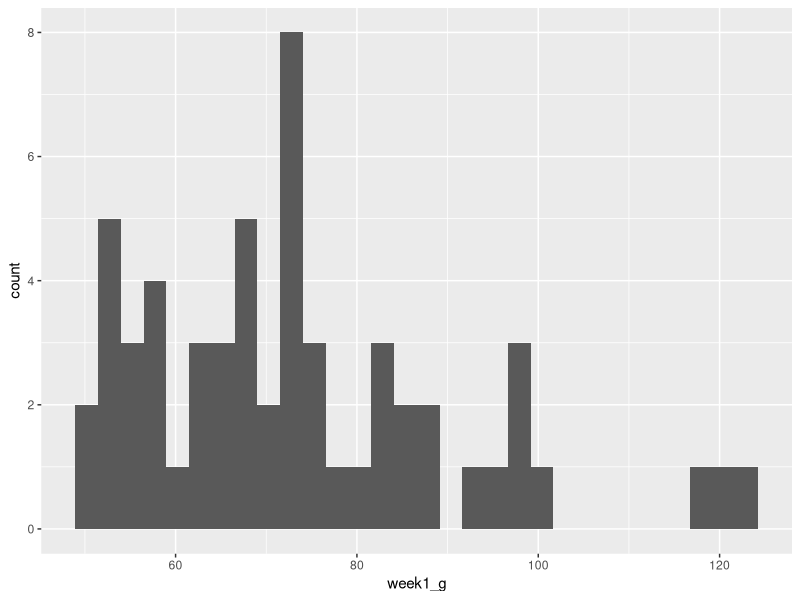
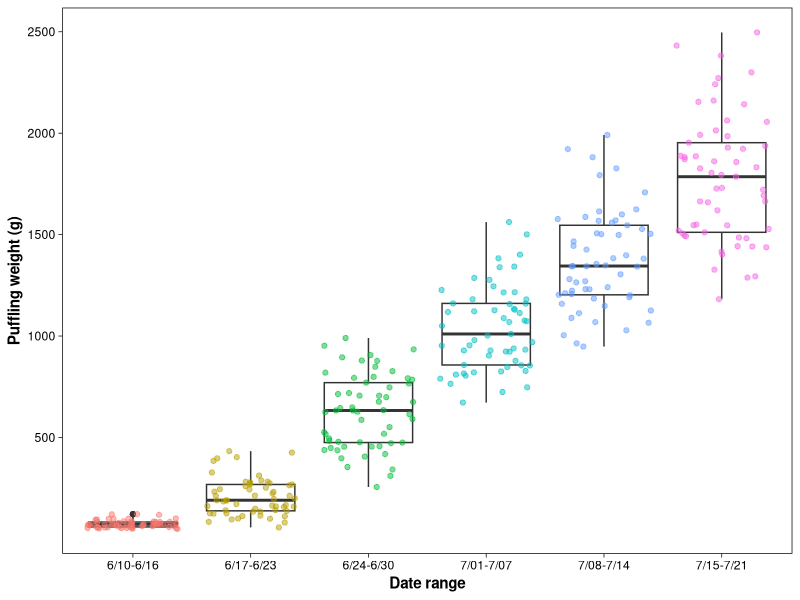
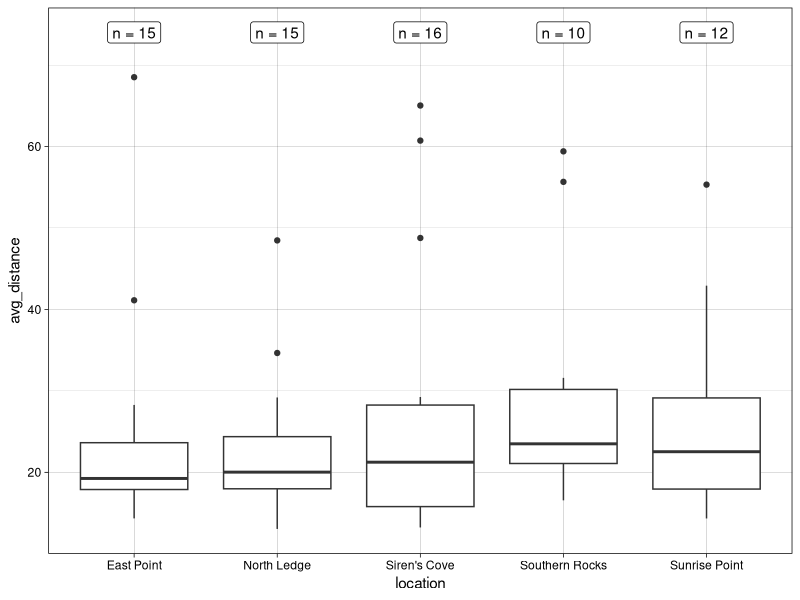
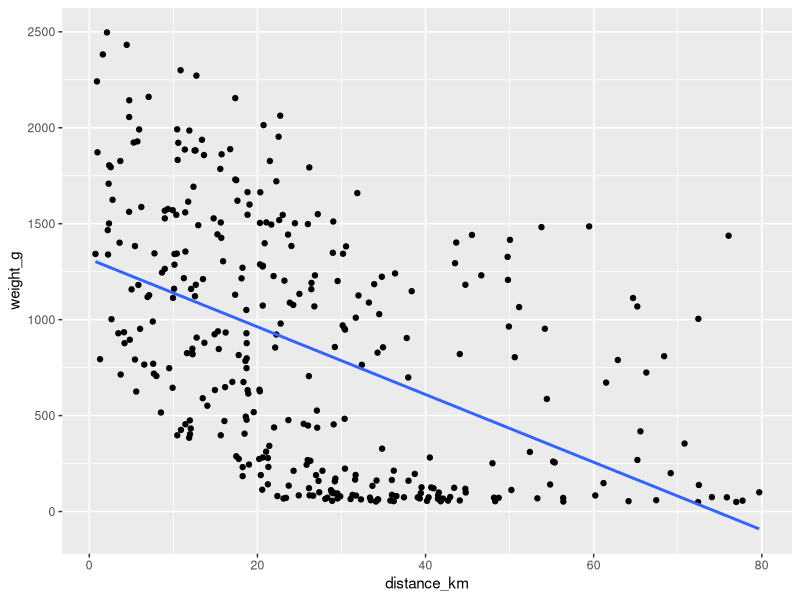
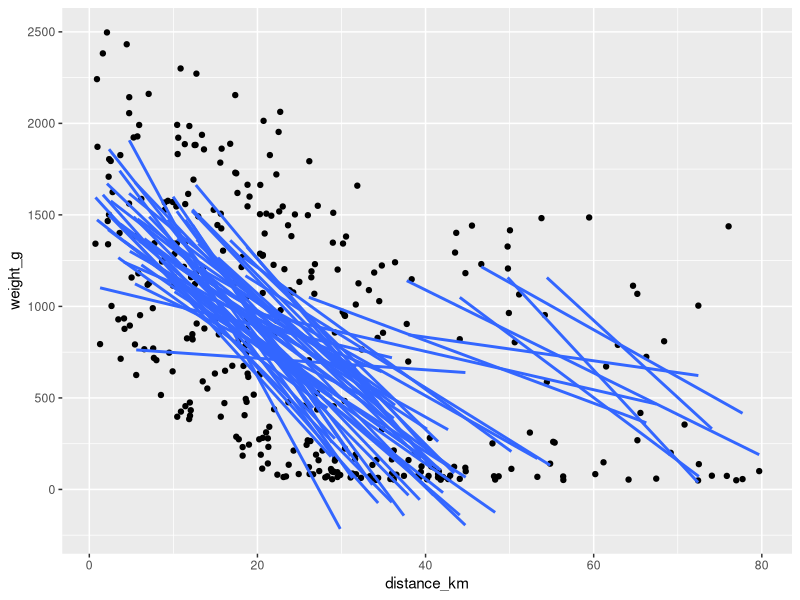
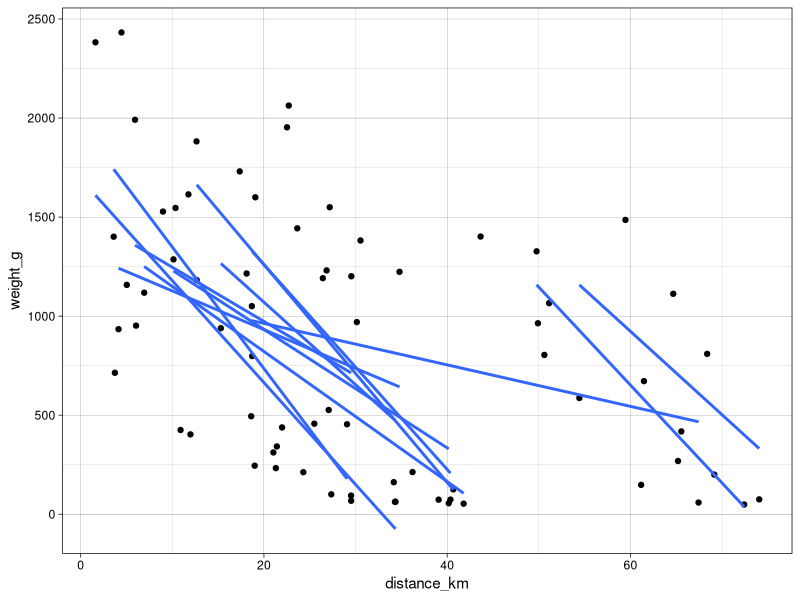
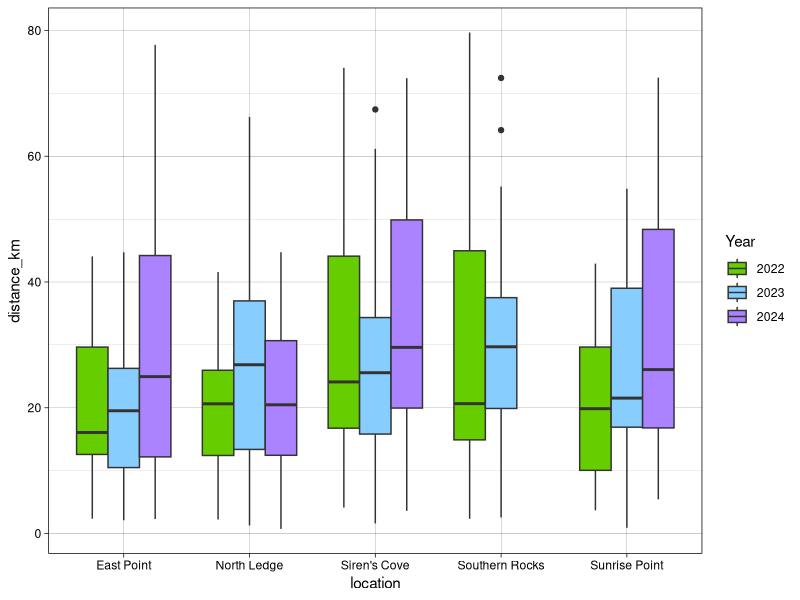
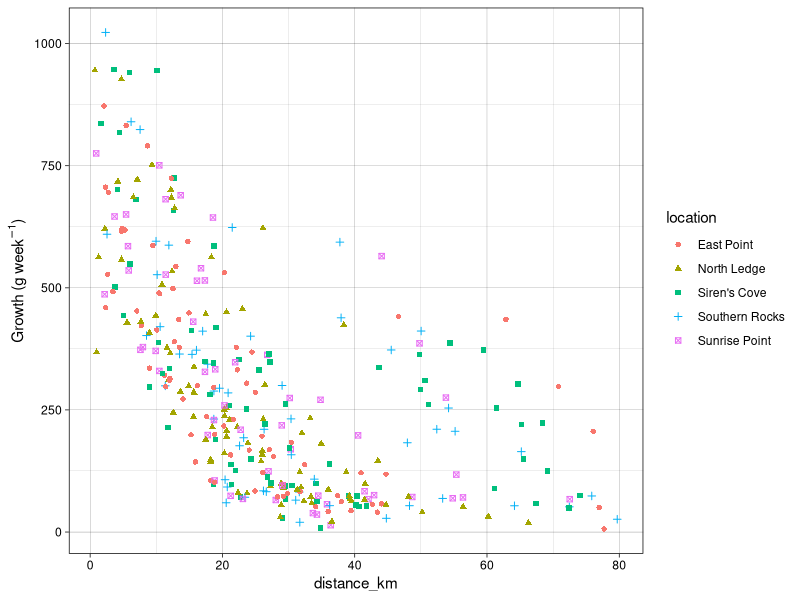

Reproduce these figures in R, in order. (Note: this script raises an error after producing the figures.)
## ---- chunk 1
# install.packages("tidyverse")

library(tidyverse) # this includes ggplot2, dplyr, tidyr, stringr, and more!
library(glue)
## ---- chunk 2
setwd("~/Desktop/Repos/2024-afo.sco.wos-tidyverse-workshop")

pufflings <- read_csv("data/puffling_weights.csv")
puffins <- read_csv("data/Fratercula_foraging.csv")
dates <- read_csv("data/Fratercula_sampling_dates.csv")
## ---- chunk 3
# a very basic visual
ggplot() +
  geom_histogram(data = pufflings, aes(x = week1_g))

pufflings <- pufflings %>%
  
  # "tidy" data by splitting each data point into its own row
  pivot_longer(cols = starts_with("week"),
               names_to = "week",
               values_to = "weight_g") %>%
  
  # intro to regular expressions: extract just the number out of each "weekX" label
  mutate(week = str_extract(week, "[0-9]"))

weeks <- dates %>%
  
  # "tidy" date data to prepare for further transformation
  pivot_longer(cols = everything(),
               names_to = "week",
               names_prefix = "week",   # this removes the specified prefix from each column name
               values_to = "date") %>%
  
  # output the first and last day in each week bracket
  group_by(week) %>%
  summarise(start = min(date),
            end = max(date)) %>%
  
  # create a new column from the above data
  mutate(label = glue("{start}-{end}")) # this is equivalent to `mutate(label = paste0(start, "-", end))`

# remove the leading zeros from the dates for ease of human-readability
weeks$label <- str_remove_all(weeks$label, "^0|(?<=-)0")

# create a more well-developed plot
ggplot(pufflings, aes(x = week, y = weight_g)) +
  # add a boxplot layer
  geom_boxplot() +
  
  # using the same data, layer points on top of boxplots & set the color variable to `week`
  # (this is more an aesthetic choice rather than particularly meaningful)
  geom_jitter(aes(col = week), alpha = 0.5) +
  
  # change the x-axis labels to those developed above
  scale_x_discrete(labels = weeks$label) +
  
  # change the y-axis scale
  scale_y_continuous(breaks = seq(500, 2500, by = 500)) +
  
  # change the axis labels
  labs(x = "Date range", y = "Puffling weight (g)") +
  
  # rotate the plot
  #coord_flip() +
  
  # change the theme
  theme_linedraw() +
  #theme_classic() +
  
  # customize particular aspects of the theme: remove the background grid and the (redundant) legend
  theme(panel.grid = element_blank(),
        axis.title = element_text(face = "bold"),
        legend.position = "none")

ggsave("figures/puffling_growth.png", width = 6, height = 8, units = "in", dpi = 600)
## ---- chunk 4
# average each adult's foraging distances across all six weeks
puffin_avgs <- puffins %>%
  rowwise() %>%
  summarise(nest = nest,
            location = location,
            avg_distance = mean(c_across(starts_with("week"))))

sample_sizes <- puffin_avgs %>%
  group_by(location) %>%
  summarise(number = n())

ggplot(puffin_avgs, aes(x = location, y = avg_distance)) +
  geom_boxplot() +
  # geom_text(data = sample_sizes, aes(label = paste("n =", number),
  #                                    x = location,
  #                                    y = round(max(puffin_avgs$avg_distance, na.rm = TRUE)) + 5)) +
  geom_label(data = sample_sizes, aes(label = paste("n =", number),
                                     x = location,
                                     y = round(max(puffin_avgs$avg_distance, na.rm = TRUE)) + 5)) +
  theme_linedraw()
## ---- chunk 5
# tidy adult puffin data
puffins <- pivot_longer(puffins,
                        cols = starts_with("week"),
                        names_to = "week",
                        values_to = "distance_km") %>%
  
  # extract digits from character strings
  mutate(week = str_extract(week, "[0-9]"))

# merge adult and puffling data frames by common variables
puffins_combined1 <- left_join(puffins, pufflings, join_by(nest == chick, location, week))

puffins_combined2 <- left_join(pufflings, puffins, join_by(chick == nest, location, week))

puffins_combined <- right_join(puffins, pufflings, join_by(nest == chick, location, week))

# visualize newly merged data
ggplot(puffins_combined, aes(x = distance_km, y = weight_g)) +
  geom_point() +
  
  # add a linear regression line
  geom_smooth(method = "lm", se = FALSE)

# plot the same thing but creating separate trend lines for each nest
ggplot(puffins_combined, aes(x = distance_km, y = weight_g, group = nest)) +
  geom_point() +
  geom_smooth(method = "lm", se = FALSE)

puffins_combined %>%
  filter(location == "Siren's Cove") %>%
  ggplot(aes(x = distance_km, y = weight_g, group = nest)) +
  geom_point() +
  geom_smooth(method = "lm", se = FALSE) +
  theme_linedraw()
## ---- chunk 6
puffins_combined <- puffins_combined %>%
  mutate(year = case_when(str_detect(nest, "A[A-Z]") ~ 2023,
                          str_detect(nest, "B[A-Z]") ~ 2024,
                          .default = 2022))

# plot annual variation in foraging distances
puffins_combined %>%
  
  # add in missing combination(s) of location & year for consistent boxplot spacing!
  complete(location, year) %>%
  
  # ^note that this above is piped directly into ggplot
  ggplot(aes(x = location, y = distance_km, fill = as.factor(year))) +
  geom_boxplot(position = position_dodge(preserve = "single")) +
  scale_fill_manual(values = c("chartreuse3", "skyblue1", "mediumpurple1"),
                    name = "Year") +
  theme_linedraw()

# calculate the pufflings' weight change from week to week
puffins_combined <- puffins_combined %>%
  group_by(nest) %>%
  mutate(growth = weight_g - lag(weight_g)) %>%
  
  # fill NAs (first week at each nest) with first-week weight gain
  mutate(growth = replace_na(growth, weight_g[week == 1]))

# plot growth against distance; go over the difference b/w `aes(col = )` and `col = `
ggplot() +
  #geom_point(data = puffins_combined, aes(distance_km, growth), col = "orangered") +
  geom_point(data = puffins_combined, aes(distance_km, growth, col = location,
                                          shape = location)) +
  labs(y = "Growth (g/week)") +
  labs(y = expression("Growth (g week"^-1*")")) +
  theme_linedraw()

# prepare to plot data by time
dates2 <- dates %>%
  # add years
  mutate(across(starts_with("week"),
                ~ case_when(str_detect(nest, "^[A-Z]$") ~ paste0(.x, "/2022"),
                            str_detect(nest, "^A[A-Z]") ~ paste0(.x, "/2023"),
                            str_detect(nest, "^B[A-Z]") ~ paste0(.x, "/2024")))) #%>%
  mutate(across(starts_with("week"), ~ as.Date(.x, format = "%m/%d"))) %>%
  pivot_longer(cols = starts_with("week"),
               names_to = "week",
               names_prefix = "week",
               values_to = "date") %>%
  separate_wider_delim(date, delim = "-", names = c("year", "month", "day"),
                       cols_remove = FALSE) %>%
  mutate(year = as.numeric(year))

puffins_combined <- puffins_combined %>%
  left_join(dates)  # without join_by(), all variables in common are used

write_csv(puffins_combined, "data/allPuffinData.csv")

ggplot() +
  geom_line(data = puffins_combined, aes(x = date, y = weight_g, group = nest,
                                         col = as.factor(year))) +
  facet_wrap( ~ factor(location,
                       levels = unique(puffins_combined$location))) +
  theme_linedraw()
